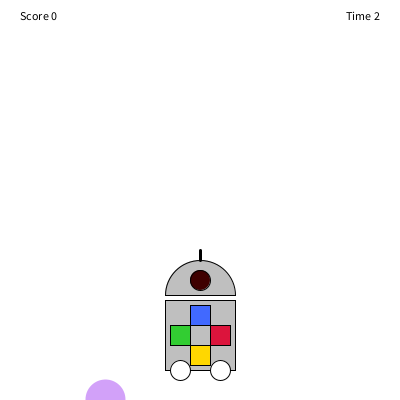
Frame 1 (no input)
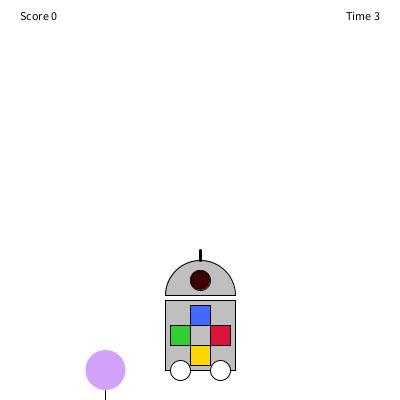
Frame 60 (the mouse pressed at the canvas centre just before this capture)
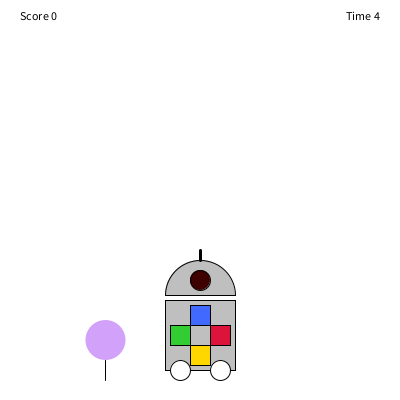
Frame 120 (the mouse held since frame 60 and released just before this capture)

The Processing sketch that drew these frames (run headless with seeded random() and noise(); from frame 60 on, the mouse is pressed at the canvas centre):

// Processing sketch: exemple_08_06_chip_joue_avec_ballons
// ── exemple_08_06_chip_joue_avec_ballons.pde
// Variables de Chip
float chipX, chipY;
float antenneLongueur = 10;
float antenneAngle = -HALF_PI;

// Variables du ballon
float ballonRayon = 20;
float ballonX, ballonY;
color ballonCouleur = color(random(256), random(256), random(256), 127);
float ballonVitesse = 0.5;

// Variables du jeu
int score = 0;

// Variables utilsées pour stocker des résultats intermédiaires
float antenneX, antenneY;
boolean ballonCreve;

void setup() {
  size(400, 400);
  
  // initialisation des variables qui dépendent de width et height
  chipX = width / 2;
  chipY = height - 100;
  ballonX = random(ballonRayon, width - ballonRayon);
  ballonY = height;
}

void draw() {
  background(255);

  // Dessiner Chip
  // le corps
  stroke(0);
  strokeWeight(1);
  fill(191);
  rect(chipX - 35, chipY, 70, 70);

  // bouton UP
  fill(65, 105, 255);
  rect(chipX - 10, chipY + 5, 20, 20);
  if (chipX - 10 < mouseX && mouseX < chipX + 10 && chipY + 5 < mouseY && mouseY < chipY + 25) {
    antenneLongueur++;
  }

  // bouton DOWN
  fill(255, 215, 0);
  rect(chipX - 10, chipY + 45, 20, 20);
  if (chipX - 10 < mouseX && mouseX < chipX + 10 && chipY + 45 < mouseY && mouseY < chipY + 65) {
    antenneLongueur--;
  }

  // bouton LEFT
  fill(50, 205, 50);
  rect(chipX - 30, chipY + 25, 20, 20);
  if (chipX - 30 < mouseX && mouseX < chipX - 10 && chipY + 25 < mouseY && mouseY < chipY + 45) {
    antenneAngle -= radians(0.5);
  }

  // bouton RIGHT
  fill(220, 20, 60);
  rect(chipX + 10, chipY + 25, 20, 20);
  if (chipX + 10 < mouseX && mouseX < chipX + 30 && chipY + 25 < mouseY && mouseY < chipY + 45) {
    antenneAngle += radians(0.5);
  }

  // les roues
  ellipseMode(CENTER);
  fill(255);
  ellipse(chipX - 20, chipY + 70, 20, 20);
  ellipse(chipX + 20, chipY + 70, 20, 20);

  // la tête
  fill(191);
  arc(chipX, chipY - 5, 70, 70, -PI, 0, CHORD);

  // la caméra
  fill(63, 0, 0);
  ellipse(chipX, chipY - 20, 20, 20);

  // l'antenne
  antenneLongueur = constrain(antenneLongueur, 10, dist(0, 0, chipX, chipY - 40));
  antenneAngle = constrain(antenneAngle, -PI, 0);
  // coordonnées du bout de lantenne
  antenneX = chipX + antenneLongueur * cos(antenneAngle);
  antenneY = chipY - 40 + antenneLongueur * sin(antenneAngle);
  strokeWeight(3);
  line(chipX, chipY - 40, antenneX, antenneY);

  // dessiner le ballon
  ballonY -= ballonVitesse;
  noStroke();
  fill(ballonCouleur);
  ellipseMode(RADIUS);
  ellipse(ballonX, ballonY, ballonRayon, ballonRayon);
  stroke(0);
  strokeWeight(1);
  line(ballonX, ballonY + ballonRayon, ballonX, ballonY + 2 * ballonRayon);

  // Chip a-t-il crevé le ballon ?
  ballonCreve = dist(ballonX, ballonY, antenneX, antenneY) < ballonRayon;
  if (ballonCreve) {
    score++;
  }
  // si le balon est crevé ou hors de portée, on'en fait un nouveau
  if (ballonCreve || ballonY < 0) {
    ballonX = random(ballonRayon, width - ballonRayon);
    ballonY = height;
    ballonCouleur = color(random(256), random(256), random(256), 127);
    // le nouveau ballon est plus rapide
    ballonVitesse += 0.025;
    // ... et plus petit
    ballonRayon -= 0.1;
  }
  
  // affichage
  fill(0);
  textAlign(LEFT);
  text("Score " + score, 20, 20);
  textAlign(RIGHT);
  // le jeu dure 2 min
  if (millis() < 120000) {
    text("Time " + millis() / 1000, width - 20, 20);
  } else {
    text("Game over", width - 20, 20);
    noLoop();
  }
}
